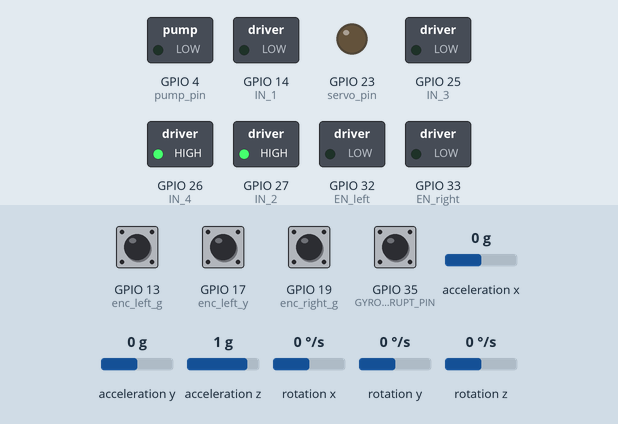
Recording of a sketch running on a simulated ESP32. On the bench: switched loads named in the sketch (green lamp = pin HIGH), output pins drawn as LEDs (lit = HIGH). Dashed ring = blinking. Inputs (shaded band) come from the test bench; at power-on: GPIO 13 (enc_left_g), GPIO 19 (enc_right_g) HIGH, GPIO 17 (enc_left_y), GPIO 35 (GYRO_INTERRUPT_PIN) LOW, rotation z 0 °/s, acceleration y 0 g, acceleration z 1 g, acceleration x 0 g, rotation x 0 °/s, rotation y 0 °/s. The sensor or clock chip raises its interrupt line as the real part does; what the sketch prints to the serial monitor is not drawn.

Above: at 3.9 s.
4.0 s: rotation z set to -192 °/s
At 4.7 s:
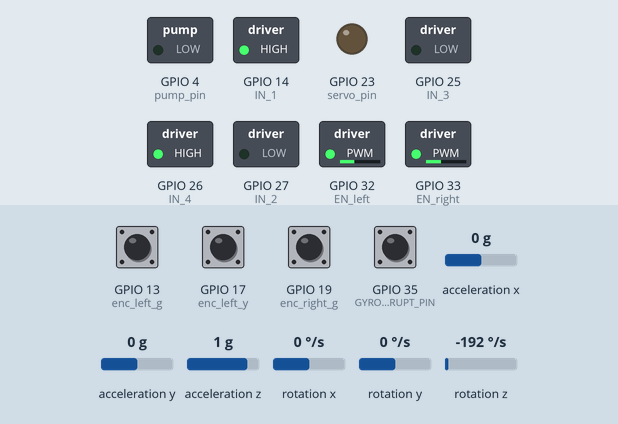
7.0 s: acceleration y set to -1.4 g
At 9.77 s:
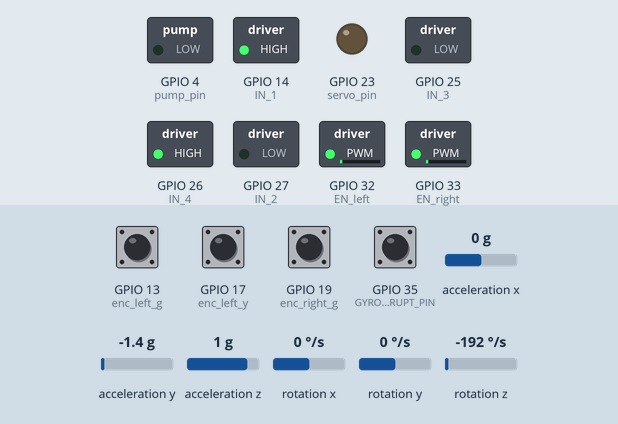
10.0 s: acceleration z set to -1.4 g
At 11.64 s:
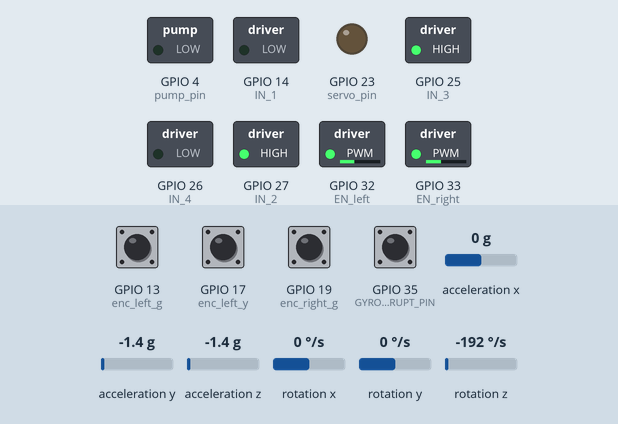
13.0 s: GPIO 13 (enc_left_g) pulled LOW for 0.15 s
16.0 s: acceleration z set to 0 g
19.0 s: acceleration x set to -1.4 g
At 21.1 s:
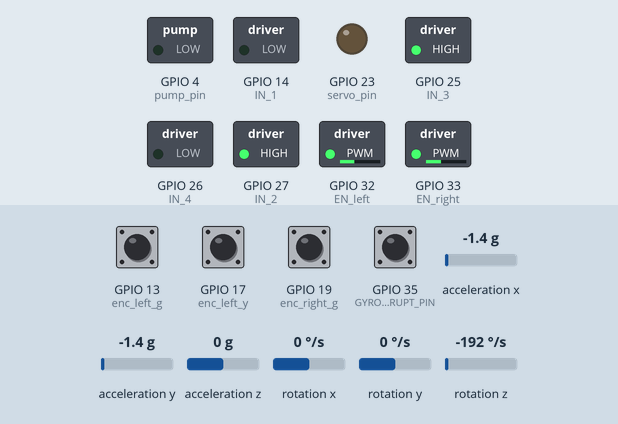
Timing chart, 0 to 23.0 s (numbered marks = the images above; inputs shaded):
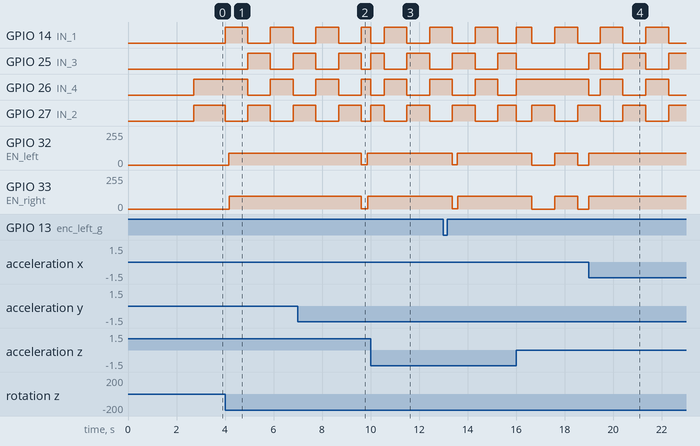

Measured:
- after the input at 4.0 s, GPIO 14 (IN_1): alternates HIGH for 0.94 s and LOW for 0.94 s, starting at once; GPIO 25 (IN_3): LOW → HIGH after 0.94 s, → LOW 0.94 s later, → HIGH 0.94 s later
- after the input at 7.0 s, GPIO 32 (EN_left): 90/255 → 1/255 after 2.6 s, → 90/255 0.24 s later; GPIO 33 (EN_right): 95/255 → 1/255 after 2.6 s, → 95/255 0.26 s later
- after the input at 19.0 s, GPIO 25 (IN_3): goes HIGH 0.46 s, LOW 0.94 s, HIGH 0.94 s, LOW 0.94 s, then HIGH, starting at once; GPIO 26 (IN_4): goes LOW 0.46 s, HIGH 0.94 s, LOW 0.94 s, HIGH 0.94 s, then LOW, starting at once

The sketch:

Rover.ino
```cpp
#include <Arduino.h>
#include "I2Cdev.h"
#include "pins_me.h"
#include <esp_now.h>
#include <WiFi.h>
#include "MPU6050_6Axis_MotionApps_V6_12.h"
#if I2CDEV_IMPLEMENTATION == I2CDEV_ARDUINO_WIRE
#include "Wire.h"
#endif


class SimplePID{
  private:
    float kp, kd, ki, umax; // Parameters
    float eprev, eintegral, valprev; // Storage

  public:
  // Constructor
  SimplePID() : kp(1), kd(0), ki(0), umax(255), eprev(0.0), eintegral(0.0){}

  // A function to set the parameters
  void setParams(float kpIn, float kdIn, float kiIn, float umaxIn){
    kp = kpIn; kd = kdIn; ki = kiIn; umax = umaxIn;
  }

  // A function to compute the control signal
  void evalu(float value,int val_sign, float target,int trg_sign, float deltaT, int &pwr, int &dir){
    // error
    float e = trg_sign*target + val_sign*value;

    // derivative
    float dedt = (e-eprev)/(deltaT);
    float dvaldt = val_sign*(value-valprev)/(deltaT);

    // integral
    eintegral = eintegral + e*deltaT;

    // control signal
    //float u = kp*e + kd*dedt + ki*eintegral;
    float u = kp*e + kd*(dvaldt+dedt) + ki*eintegral;

    // motor power
    pwr = (int) fabs(u); //Absolute value of float;
    if( pwr > umax ){
      pwr = umax;
    }

    // motor direction
    dir = 1;
    if(u<0){
      dir = -1;
    }

    // store previous error
    eprev = e;
    valprev = value;
  }

};
// Define a data structure
typedef struct struct_message {
  long cam_info[2] ; // camera_id ,camera_frame
  bool fire_avail;
  float predic_score;
  int x_;
  int y_;
  int width_;
  int height_;

} struct_message;
// Create a structured object
struct_message myData;


// Setting PWM properties
const int freq = 300000;
const int freq_servo = 50;
const int c1 = 0;
const int c2 = 1;
const int c3 = 2;
const int resolution = 8;
int dutyCycle = 200;

// Globals
long t_prev=0;
volatile int pos_l =0;
volatile int pos_r =0;

//float target[16] ={0,22.5,45,67.5,90,112.5,135,157.5,180,202.5,225,247.5,270,292.5,315,337.5};
float target[15] ={-157.5,-135,-112.5,-90,-67.5,-45,-22.5,0,22.5,45,67.5,90,112.5,135,157.5};
//float target[8] ={0,45,90,135,180,225,270,315};
int buff = 7; // starts at 0 degree
int sgn = 1;
float align_angle;
int speed = 0;
volatile long t_prev_speed = 0,t_prev_pump=0,currT,currT_speed;
//long currT


float tmp_angl = 0;
bool found1 = false;// detection for first camera
int frame1 = 0;
int score1 = 0;//how many of 5 frames contain fire

bool found2 = false;// detection for second camera
int frame2 = 0;
int score2 = 0;//how many of 5 frames contain fire
float dist = 0;
long time_req = 0;
int itr = 0;
bool reached = false;
int pump_cycle = 0;

bool dmpReady = false;  // set true if DMP init was successful
volatile bool mpuInterrupt = false;     // indicates whether MPU interrupt pin has gone high
uint8_t mpuIntStatus;   // holds actual interrupt status byte from MPU
uint8_t devStatus;      // return status after each device operation (0 = success, !0 = error)
uint16_t packetSize;    // expected DMP packet size (default is 42 bytes)
uint16_t fifoCount;     // count of all bytes currently in FIFO
uint8_t fifoBuffer[64]; // FIFO storage buffer

// orientation/motion vars
Quaternion q;           // [w, x, y, z]         quaternion container
VectorInt16 aa;         // [x, y, z]            accel sensor measurements
VectorInt16 gy;         // [x, y, z]            gyro sensor measurements
VectorInt16 aaReal;     // [x, y, z]            gravity-free accel sensor measurements
VectorInt16 aaWorld;    // [x, y, z]            world-frame accel sensor measurements
VectorFloat gravity;    // [x, y, z]            gravity vector
float euler[3];         // [psi, theta, phi]    Euler angle container
float ypr[3]={0.0, 0.0, 0.0},ypr_prev[3]={0.0, 0.0, 0.0};           // [yaw, pitch, roll]   yaw/pitch/roll container and gravity vector


// PID class instances
SimplePID pid_left;
SimplePID pid_right;
MPU6050 mpu;

void IRAM_ATTR isr_right() {
	int c = digitalRead(enc_right_y);
  if(c>0)
  {pos_r--;}
  else
  {pos_r++;}
}

void IRAM_ATTR isr_left() {
	int b = digitalRead(enc_left_y);
  if(b>0)
  {pos_l--;}
  else
  {pos_l++;}
}
void dmpDataReady() {
  mpuInterrupt = true;
}
// Callback function executed when data is received
void OnDataRecv(const uint8_t * mac, const uint8_t *incomingData, int len) {
  memcpy(&myData, incomingData, sizeof(myData));
  // Serial.print("Camera iD:------- ");
  // Serial.println(myData.cam_no);
  // Serial.print("Fire Available ?: ");
  // Serial.println(myData.fire_avail);
  // Serial.print("Prediction Value: ");
  // Serial.println(myData.predic_score);
  // Serial.print("x Value: ");
  // Serial.println(myData.x_);
  // Serial.print("y Value: ");
  // Serial.println(myData.y_);
  // Serial.println();
}

void setup() {
   // join I2C bus (I2Cdev library doesn't do this automatically)
  #if I2CDEV_IMPLEMENTATION == I2CDEV_ARDUINO_WIRE
    Wire.begin();
    Wire.setClock(400000); // 400kHz I2C clock. Comment this line if having compilation difficulties
  #elif I2CDEV_IMPLEMENTATION == I2CDEV_BUILTIN_FASTWIRE
    Fastwire::setup(400, true);
  #endif
  Serial.begin(115200);


  // Set ESP32 as a Wi-Fi Station
  WiFi.mode(WIFI_STA);
    // Initilize ESP-NOW
  if (esp_now_init() != ESP_OK) {
    Serial.println("Error initializing ESP-NOW");
    return;
  }

  // Register callback function
  esp_now_register_recv_cb(OnDataRecv);


  pinMode(servo_pin,OUTPUT);
  pinMode(pump_pin,OUTPUT);

  pinMode(IN_1, OUTPUT);
  pinMode(IN_2, OUTPUT);
  pinMode(EN_left, OUTPUT);
  pinMode(enc_left_y, INPUT);
  pinMode(enc_left_g, INPUT);
  attachInterrupt(enc_left_g, isr_left, RISING);
  pid_left.setParams(2.9,0.03,1/120000,90); //55,0.75,0,25 //1.75,0.42,0.0001,75// new sys :5.75,3.42,0.00001,95//20/3,80/3,0.00001,95

  pinMode(IN_3, OUTPUT);
  pinMode(IN_4, OUTPUT);
  pinMode(EN_right, OUTPUT);
  pinMode(enc_right_y, INPUT);
  pinMode(enc_right_g, INPUT);
  attachInterrupt(enc_right_g, isr_right, RISING);
  pid_right.setParams(2.9,0.03,1/120000,95); //best 1,0,0,150


  // configure LED PWM functionalitites
  ledcSetup(c1, freq, resolution);
  ledcSetup(c2, freq, resolution);
  ledcSetup(c3, freq_servo , resolution);
  // attach the channel to the GPIO to be controlled
  ledcAttachPin(EN_left, c1);
  ledcAttachPin(EN_right, c2);
  ledcAttachPin(servo_pin, c3);


  delay(2000);
    // initialize device
  Serial.println(F("Initializing I2C devices..."));
  mpu.initialize();
  pinMode(GYRO_INTERRUPT_PIN, INPUT);

  // verify connection
  Serial.println(F("Testing device connections..."));
  Serial.println(mpu.testConnection() ? F("MPU6050 connection successful") : F("MPU6050 connection failed"));

  // wait for ready
  // Serial.println(F("\nSend any character to begin DMP programming and demo: "));
  // while (Serial.available() && Serial.read()); // empty buffer
  // while (!Serial.available());                 // wait for data
  // while (Serial.available() && Serial.read()); // empty buffer again
  delay(200);
  // load and configure the DMP
  Serial.println(F("Initializing DMP..."));
  devStatus = mpu.dmpInitialize();

  // supply your own gyro offsets here, scaled for min sensitivity
  mpu.setXGyroOffset(421);
  mpu.setYGyroOffset(-50);
  mpu.setZGyroOffset(214);
  mpu.setXAccelOffset(-4809);
  mpu.setYAccelOffset(-763);
  mpu.setZAccelOffset(1855);
  // make sure it worked (returns 0 if so)
  if (devStatus == 0) {
    // Calibration Time: generate offsets and calibrate our MPU6050
    mpu.CalibrateAccel(6);
    mpu.CalibrateGyro(6);
    Serial.println();
    mpu.PrintActiveOffsets();
    // turn on the DMP, now that it's ready
    Serial.println(F("Enabling DMP..."));
    mpu.setDMPEnabled(true);

    // enable Arduino interrupt detection
    Serial.print(F("Enabling interrupt detection (Arduino external interrupt "));
    Serial.print(digitalPinToInterrupt(GYRO_INTERRUPT_PIN));
    Serial.println(F(")..."));
    attachInterrupt(digitalPinToInterrupt(GYRO_INTERRUPT_PIN), dmpDataReady, RISING);
    mpuIntStatus = mpu.getIntStatus();

    // set our DMP Ready flag so the main loop() function knows it's okay to use it
    Serial.println(F("DMP ready! Waiting for first interrupt..."));
    dmpReady = true;

    // get expected DMP packet size for later comparison
    packetSize = mpu.dmpGetFIFOPacketSize();
  } else {
    // ERROR!
    // 1 = initial memory load failed
    // 2 = DMP configuration updates failed
    // (if it's going to break, usually the code will be 1)
    Serial.print(F("DMP Initialization failed (code "));
    Serial.print(devStatus);
    Serial.println(F(")"));
  }

}

void loop() {

  currT = micros();

    if(!found1 && itr>15500) // if detected stop angle increment and align
    {
      itr = 0;
      buff = buff+sgn*1;
      if(buff>=14 || buff<=0)
        sgn = -1*sgn;
      // if(buff>=16)
      //   buff = 0;
      // itr = 0;
      // target[0] = target[0]+2;
      // if(target[0] >= 360)
      //   target[0] = 0;
    }
  if((myData.cam_info[0] == 1)&&!found1)
  {
    if(myData.fire_avail)
      {
        float val  = myData.x_;
         tmp_angl =  tmp_angl + map(val,0,88,-20,20);
         score1++;
      }
    frame1 = myData.cam_info[1];
  }

  if(frame1 >=7)
  {
    frame1 = 0;
    if(score1>=5)
    {
      align_angle = tmp_angl/score1;
      found1 = true;
      score1 = 0;
      tmp_angl = 0;
      t_prev=currT;

    }
  }
//.............For Camera 2.....................................

  if((myData.cam_info[0] == 2)&&!found2&&((currT-t_prev)>5e6)&&(frame2<myData.cam_info[1]))
  {
    if(myData.fire_avail)
      {
        float val  = myData.x_;
         tmp_angl =  tmp_angl + map(val,0,88,-20,20);
         score2++;
      }
    //frame2++;
    frame2 = myData.cam_info[1];
  }

  if(frame2 >=20 && !found2)
  {
    frame2 = 0;
    if(score2>=18)
    {
      tmp_angl = 90-tmp_angl/score2;
      // Required distance calculation
      dist = 9*tan(tmp_angl*M_PI/180);

      //Serial.println(tmp_angl);
      time_req = (dist/24.56)*1e6; // in micro seconds
      Serial.println(dist/24.56);
      Serial.println(dist);
      currT_speed = micros();
      t_prev_speed=currT_speed; // initialize timer
      found2 = true;
      score2 = 0;
      tmp_angl = 0;

    }
  }
  if(found2&&!reached)
  {

    speed = 17;
    //Serial.println(currT-t_prev_speed);
    if((currT-t_prev_speed)>=0.97*(time_req))
    {
      speed = 0;
      t_prev_pump = currT;
      found2 = false;
      reached = true;
    }

  }

  if(reached && (pump_cycle<3))
  { // 22 -------> left side
    // 14 -------> right side
    digitalWrite(pump_pin,HIGH);
    if((currT-t_prev_pump)>=0.8e6)
      {
        ledcWrite(c3,14);
        //t_prev_pump = currT;
        if((currT-t_prev_pump)>=2*0.8e6)
        {
          t_prev_pump = currT;
          pump_cycle++;
        }
        //t_prev_pump = ((currT-t_prev_pump)>=2*0.8e6)?currT:t_prev_pump;

      }else
        ledcWrite(c3,22);

  }
  else digitalWrite(pump_pin,LOW);


  //target_motion(currT,22+align_angle,speed);
  target_motion(currT,target[buff]+align_angle,speed);
  itr++;
  //Serial.println(ypr[0] * 180 / M_PI);


  //Serial.println(target[buff]+align_angle);
    // Serial.print(target[2]);
    // Serial.print(" ");
    // Serial.print(ypr[0] * 180 / M_PI);
    // Serial.println(" ");


  //Serial.println(buff);

}

// bool fire_detected(float &avg_align_ang)
// {
//   int i=0;
//   int pred_flg=0;
//   avg_align_ang = 0.0;
//   while(i<=5)
//   {
//     if(myData.cam_info[0] == 1)
//       {
//         pred_flg=pred_flg+myData.fire_avail;
//         avg_align_ang = avg_align_ang + map(myData.x_,96,0,-22.5,22.5);
//         i++;
//       }
//   }

//   if(pred_flg>=3){
//     avg_align_ang = avg_align_ang/pred_flg;
//     return true;
//   }else
//   {
//     avg_align_ang = 0;
//     return false;
//   }

// }

void target_motion(float currT,float target,int speed)
{
  static long prevT = 0;
  static long prev_speedT = 0;
  float deltaT = ((float) (currT - prevT))/( 1.0e6 );


  if (mpu.dmpGetCurrentFIFOPacket(fifoBuffer)) { // Get the Latest packet
  mpu.dmpGetQuaternion(&q, fifoBuffer);
  mpu.dmpGetGravity(&gravity, &q);
  mpu.dmpGetYawPitchRoll(ypr, &q, &gravity);
  }
  else
  {
    ypr[0]=ypr_prev[0];ypr[1]=ypr_prev[1];ypr[2]=ypr_prev[2];
  }

  // Read the position
  float pos_l_tmp,pos_r_tmp;
  // noInterrupts(); // disable interrupts temporarily while reading
  // pos_l_tmp = pos_l;
  // pos_r_tmp = pos_r;
  // interrupts(); // turn interrupts back on
  pos_l_tmp = ypr[0] * 180 / M_PI;
  //pos_l_tmp = (pos_l_tmp<0)?(pos_l_tmp+360):(pos_l_tmp);
  pos_r_tmp = pos_l_tmp;
  //Serial.println(pos_l_tmp);
  int pwr_l, dir_l;
    // evaluate the control signal
  pid_left.evalu(pos_l_tmp,-1,target,1,deltaT,pwr_l,dir_l);
  int pwr_r, dir_r;
    // evaluate the control signal
  pid_right.evalu(pos_r_tmp,1,target,-1,deltaT,pwr_r,dir_r);
  int flg =1;
    // signal the motor
  if((currT-prev_speedT)>(1*10e-6)){
    pwr_l = constrain(pwr_l+dir_l*speed,0,255);
    pwr_r = constrain(pwr_r+dir_r*speed,0,255);
    setMotor(dir_l,pwr_l,c1,IN_1,IN_2);
    setMotor(dir_r,pwr_r,c2,IN_3,IN_4);
    prev_speedT = currT;
    flg = 0;
  }


  if(((currT-prevT)>(10e-5))&&flg){
    setMotor(dir_l,pwr_l,c1,IN_1,IN_2);
    setMotor(dir_r,pwr_r,c2,IN_3,IN_4);
    prevT = currT;
    flg=1;
  }


  // if((currT-prevT)>(10e-6)){
  //   setMotor(dir_l,pwr_l,c1,IN_1,IN_2);
  //   setMotor(dir_r,pwr_r,c2,IN_3,IN_4);
  //   prevT = currT;
  // }

    // setMotor(dir_l,pwr_l,c1,IN_1,IN_2);
    // setMotor(dir_r,pwr_r,c2,IN_3,IN_4);
    // prevT = currT;

  //setMotor(dir_r,pwr_r-dir_r*speed,c2,IN_3,IN_4);


    // Serial.print(deltaT);
    // Serial.print(" ");
    // Serial.print(pos_l_tmp);
    // Serial.print(" ");
    // Serial.print(pos_r_tmp);
    // Serial.println();

    ypr_prev[0] = ypr[0];
    ypr_prev[1] = ypr[1];
    ypr_prev[2] = ypr[2];
    //Serial.println(pos_l_tmp);
    //prevT = currT;

}

void setMotor(int dir,int pwmVal, int enx ,int in1,int in2)
{
  ledcWrite(enx, pwmVal);
  if(dir == -1)
  {
      digitalWrite(in1,HIGH);
      digitalWrite(in2,LOW);

  }
  else if(dir == 1)
  {
      digitalWrite(in1,LOW);
      digitalWrite(in2,HIGH);

  }
  else
  {
      digitalWrite(in1,LOW);
      digitalWrite(in2,LOW);
  }
}
```

pins_me.h
```cpp
#ifndef pins_me_h
#define pins_me_h


#define GYRO_INTERRUPT_PIN 35
//MOTOR Right
const int IN_3=25;
const int IN_4=26;
const int EN_right=33; //pwm speed control
const int enc_right_y = 18;
const int enc_right_g = 19;

//MOTOR Left
const int IN_1=14;// REMEMBER 34,35 cannot give output
const int IN_2=27;
const int EN_left=32; //pwm speed control
const int enc_left_y = 17;
const int enc_left_g = 13;

//Servo & pump
const int servo_pin = 23;
const int pump_pin = 4;
#endif
```
